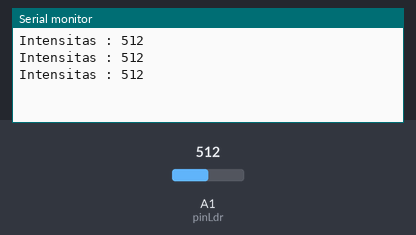
Bench run of a sketch on a simulated Arduino Uno, built with avr-gcc and run on an emulated ATmega328P. On the bench: the last lines printed to the serial monitor. The test bench sets the inputs (shaded band); at power-on: A1 (pinLdr) = 512.

Above: at 1.3 s.
1.4 s: A1 (pinLdr) set to 716
At 1.9 s:
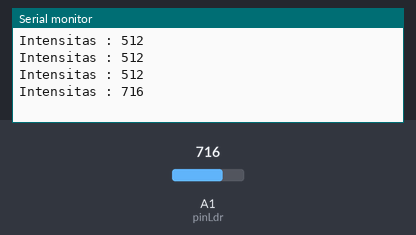
2.9 s: A1 (pinLdr) set to 900
At 3.4 s:
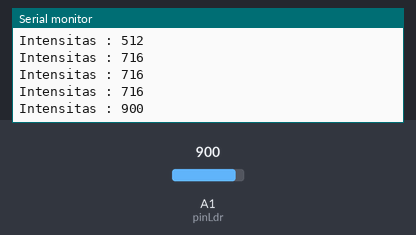
Timing chart, 0 to 5.9 s (numbered marks = the images above; inputs shaded):
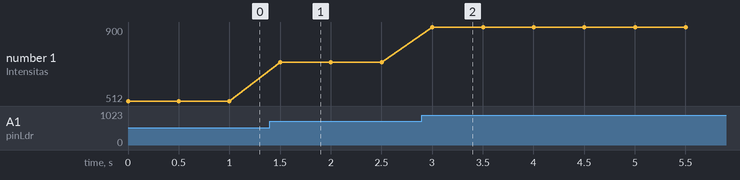

The sketch:

Src_LDR.ino
```cpp
int pinLdr = A1;
int intensitas;

void setup() {

  Serial.begin(9600);

}

void loop() {

  intensitas = analogRead(pinLdr);
  Serial.print("Intensitas : ");
  Serial.println(intensitas);

  delay(500);

}
```

Measured:
- after the input at 1.4 s, the serial monitor: prints a new line after 0.10 s (image 1)
- after the input at 2.9 s, the serial monitor: prints a new line after 0.10 s (image 2)
- plotted number 1: 512 → 716 after the input at 1.4 s, 716 → 900 after the input at 2.9 s
